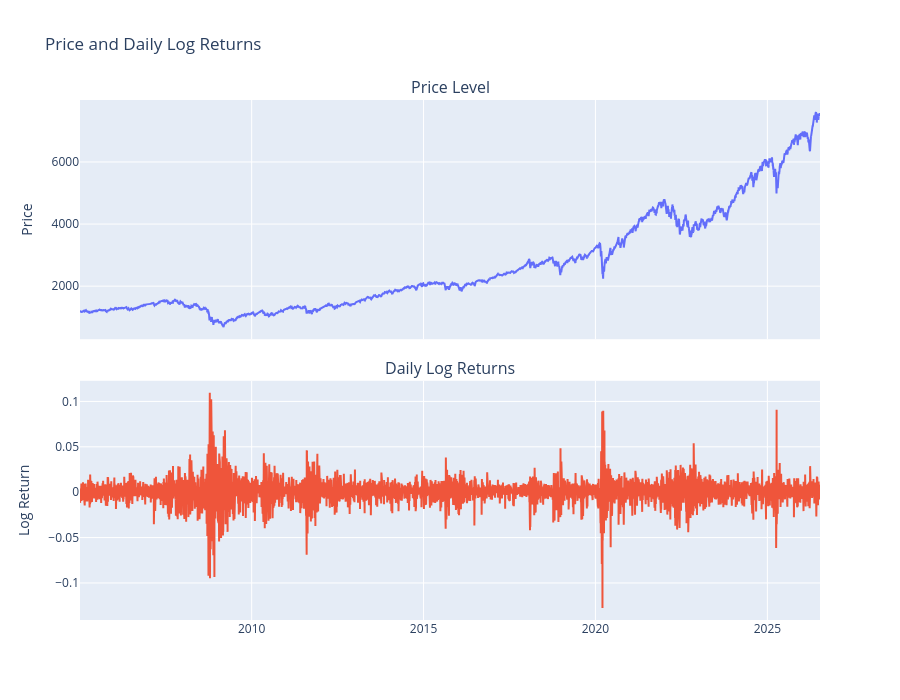

Notebook code for this chart:
### Markdown cell above
## §1 From prices to returns — guide §1

Prices are non-stationary: statistics computed on them do not converge to anything interpretable. Returns are approximately stationary and scale-free — *they* are the object of study.

**Think before coding:**

- Q1. What would the sample mean of the S&P's price *level* over 2005–2026 actually estimate? Why is stationarity the license to do statistics at all? (You know this from statistical mechanics: which property lets a single realized history stand in for the ensemble?)
- Q2. Log vs simple returns: what exactly do you gain on the time axis, and what do you give up across assets? (Guide §1.2.)

**Task** — implement `log_returns` in [src/garch_lab/returns.py](../src/garch_lab/returns.py).

**DONE when:** `pytest tests/test_returns.py` is green. Then compute `r` and make two stacked plots: price level on top, daily log returns below.

<details><summary>Hint 1 — concept</summary>

A log return is a first difference of log prices. Decide which date should label each return — the test has an opinion, and so does every merge you will ever do against these dates.

</details>

<details><summary>Hint 2 — API</summary>

`np.log`, `Series.diff()`, `Series.dropna()`.

</details>

### Code cell
# TODO(you): make tests/test_returns.py green first, then:
#   r = log_returns(px)
#   two stacked plots: price level (top), daily log returns (bottom)
# DONE when: the tests pass and you can SEE 2008 and 2020 in the returns panel

from garch_lab.returns import log_returns

r = log_returns(px)

fig = make_subplots(
    rows=2,
    cols=1,
    shared_xaxes=True,
    vertical_spacing=0.08,
    subplot_titles=("Price Level", "Daily Log Returns")
)

# Top: price level
fig.add_trace(
    go.Scatter(
        x=px.index,
        y=px,
        mode="lines",
        name="Price"
    ),
    row=1,
    col=1
)

# Bottom: log returns
fig.add_trace(
    go.Scatter(
        x=r.index,
        y=r,
        mode="lines",
        name="Log Return"
    ),
    row=2,
    col=1
)

fig.update_yaxes(title_text="Price", row=1, col=1)
fig.update_yaxes(title_text="Log Return", row=2, col=1)

fig.update_layout(
    height=700,
    showlegend=False,
    title="Price and Daily Log Returns"
)

fig.show()

### Figure 1 — Plotly figure (JSON) as saved in the notebook; plotly's stock layout.template omitted (floating-point values rounded to 4 significant figures; data arrays with more than 128 entries replaced by an {"elided": "..."} marker saying what was removed)
{"data": [{"mode": "lines", "name": "Price", "type": "scatter", "x": {"elided": "5415 str values"}, "xaxis": "x", "y": {"elided": "5415 float values"}, "yaxis": "y"}, {"mode": "lines", "name": "Log Return", "type": "scatter", "x": {"elided": "5414 str values"}, "xaxis": "x2", "y": {"elided": "5414 float values"}, "yaxis": "y2"}], "layout": {"annotations": [{"font": {"size": 16}, "showarrow": false, "text": "Price Level", "x": 0.5, "xanchor": "center", "xref": "paper", "y": 1, "yanchor": "bottom", "yref": "paper"}, {"font": {"size": 16}, "showarrow": false, "text": "Daily Log Returns", "x": 0.5, "xanchor": "center", "xref": "paper", "y": 0.46, "yanchor": "bottom", "yref": "paper"}], "height": 700, "showlegend": false, "title": {"text": "Price and Daily Log Returns"}, "xaxis": {"anchor": "y", "domain": [0, 1], "matches": "x2", "showticklabels": false}, "xaxis2": {"anchor": "y2", "domain": [0, 1]}, "yaxis": {"anchor": "x", "domain": [0.54, 1], "title": {"text": "Price"}}, "yaxis2": {"anchor": "x2", "domain": [0, 0.46], "title": {"text": "Log Return"}}}}
